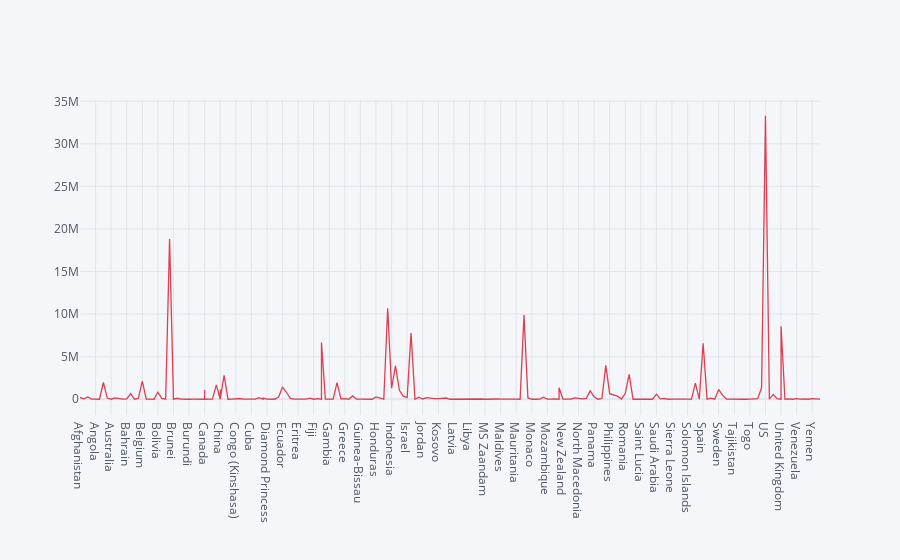

Notebook cell for this chart:
### Code cell
df3.iplot(kind='scatter',x="Country/Region",y="Total_count",color = 'Red')

### Figure 1 — Plotly figure (JSON) as saved in the notebook; plotly's stock layout.template omitted (floating-point values rounded to 4 significant figures; data arrays with more than 128 entries replaced by an {"elided": "..."} marker saying what was removed)
{"data": [{"line": {"color": "rgba(219, 64, 82, 1.0)", "dash": "solid", "shape": "linear", "width": 1.3}, "mode": "lines", "name": "Total_count", "text": "", "type": "scatter", "x": {"elided": "269 str values"}, "y": {"elided": "269 int values"}}], "layout": {"legend": {"bgcolor": "#F5F6F9", "font": {"color": "#4D5663"}}, "paper_bgcolor": "#F5F6F9", "plot_bgcolor": "#F5F6F9", "title": {"font": {"color": "#4D5663"}}, "xaxis": {"gridcolor": "#E1E5ED", "showgrid": true, "tickfont": {"color": "#4D5663"}, "title": {"font": {"color": "#4D5663"}, "text": ""}, "zerolinecolor": "#E1E5ED"}, "yaxis": {"gridcolor": "#E1E5ED", "showgrid": true, "tickfont": {"color": "#4D5663"}, "title": {"font": {"color": "#4D5663"}, "text": ""}, "zerolinecolor": "#E1E5ED"}}}
